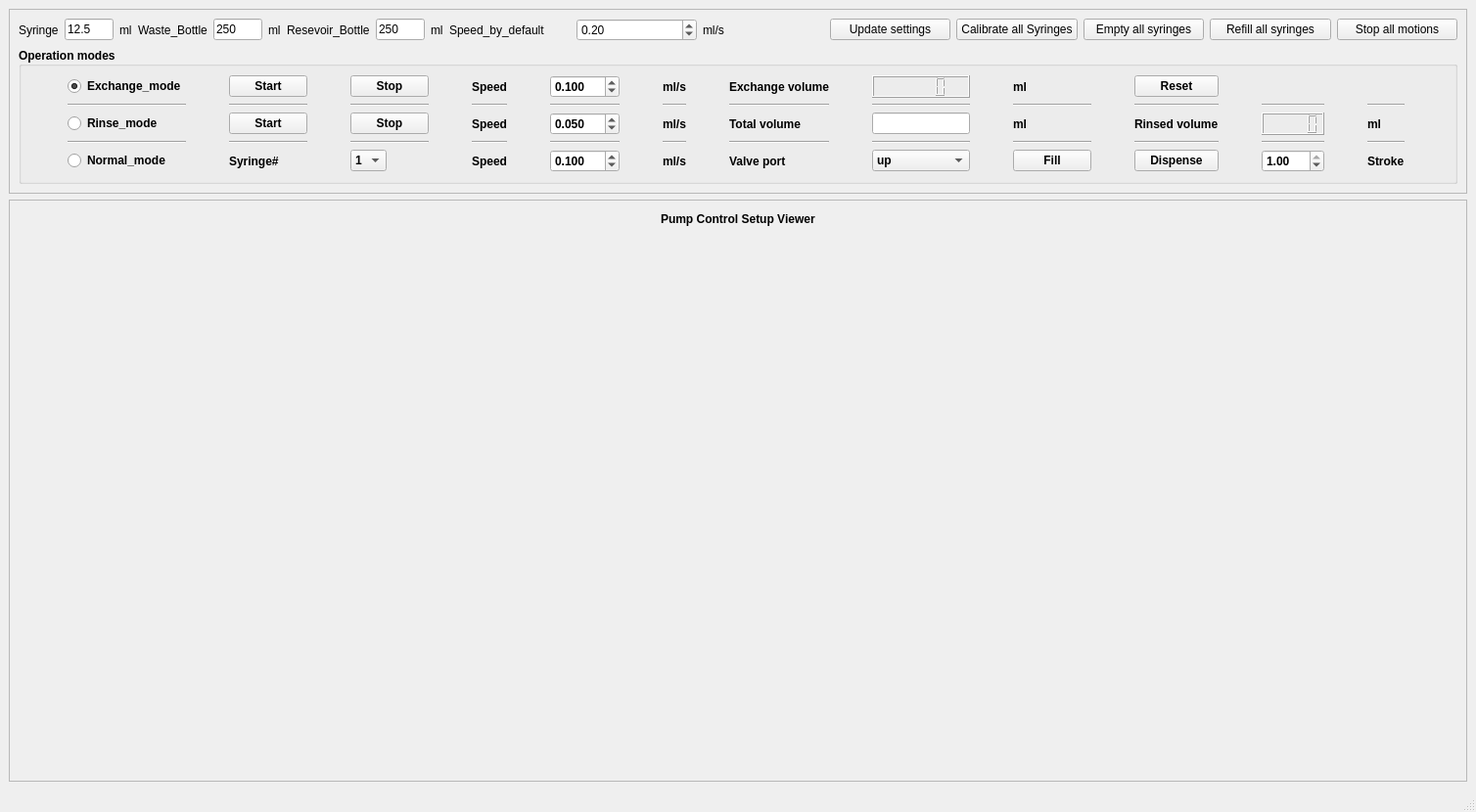
<?xml version="1.0" encoding="UTF-8"?>
<ui version="4.0">
 <class>MainWindow</class>
 <widget class="QMainWindow" name="MainWindow">
  <property name="geometry">
   <rect>
    <x>0</x>
    <y>0</y>
    <width>1508</width>
    <height>830</height>
   </rect>
  </property>
  <property name="windowTitle">
   <string>MainWindow</string>
  </property>
  <widget class="QWidget" name="centralwidget">
   <layout class="QVBoxLayout" name="verticalLayout_4">
    <item>
     <widget class="QFrame" name="frame_2">
      <property name="frameShape">
       <enum>QFrame::StyledPanel</enum>
      </property>
      <property name="frameShadow">
       <enum>QFrame::Raised</enum>
      </property>
      <layout class="QVBoxLayout" name="verticalLayout_3">
       <item>
        <layout class="QHBoxLayout" name="horizontalLayout">
         <item>
          <widget class="QLabel" name="label_3">
           <property name="sizePolicy">
            <sizepolicy hsizetype="Fixed" vsizetype="Preferred">
             <horstretch>0</horstretch>
             <verstretch>0</verstretch>
            </sizepolicy>
           </property>
           <property name="text">
            <string>Syringe</string>
           </property>
          </widget>
         </item>
         <item>
          <widget class="QLineEdit" name="lineEdit_syringe_size">
           <property name="sizePolicy">
            <sizepolicy hsizetype="Fixed" vsizetype="Fixed">
             <horstretch>0</horstretch>
             <verstretch>0</verstretch>
            </sizepolicy>
           </property>
           <property name="maximumSize">
            <size>
             <width>50</width>
             <height>16777215</height>
            </size>
           </property>
           <property name="text">
            <string>12.5</string>
           </property>
          </widget>
         </item>
         <item>
          <widget class="QLabel" name="label_4">
           <property name="sizePolicy">
            <sizepolicy hsizetype="Fixed" vsizetype="Preferred">
             <horstretch>0</horstretch>
             <verstretch>0</verstretch>
            </sizepolicy>
           </property>
           <property name="text">
            <string>ml</string>
           </property>
          </widget>
         </item>
         <item>
          <widget class="QLabel" name="label_5">
           <property name="sizePolicy">
            <sizepolicy hsizetype="Fixed" vsizetype="Preferred">
             <horstretch>0</horstretch>
             <verstretch>0</verstretch>
            </sizepolicy>
           </property>
           <property name="text">
            <string>Waste_Bottle</string>
           </property>
          </widget>
         </item>
         <item>
          <widget class="QLineEdit" name="lineEdit_waste_bottle_size">
           <property name="sizePolicy">
            <sizepolicy hsizetype="Fixed" vsizetype="Fixed">
             <horstretch>0</horstretch>
             <verstretch>0</verstretch>
            </sizepolicy>
           </property>
           <property name="maximumSize">
            <size>
             <width>50</width>
             <height>16777215</height>
            </size>
           </property>
           <property name="text">
            <string>250</string>
           </property>
          </widget>
         </item>
         <item>
          <widget class="QLabel" name="label_6">
           <property name="sizePolicy">
            <sizepolicy hsizetype="Fixed" vsizetype="Preferred">
             <horstretch>0</horstretch>
             <verstretch>0</verstretch>
            </sizepolicy>
           </property>
           <property name="text">
            <string>ml</string>
           </property>
          </widget>
         </item>
         <item>
          <widget class="QLabel" name="label_7">
           <property name="sizePolicy">
            <sizepolicy hsizetype="Fixed" vsizetype="Preferred">
             <horstretch>0</horstretch>
             <verstretch>0</verstretch>
            </sizepolicy>
           </property>
           <property name="text">
            <string>Resevoir_Bottle</string>
           </property>
          </widget>
         </item>
         <item>
          <widget class="QLineEdit" name="lineEdit_resevoir_bottle_size">
           <property name="sizePolicy">
            <sizepolicy hsizetype="Fixed" vsizetype="Fixed">
             <horstretch>0</horstretch>
             <verstretch>0</verstretch>
            </sizepolicy>
           </property>
           <property name="maximumSize">
            <size>
             <width>50</width>
             <height>16777215</height>
            </size>
           </property>
           <property name="text">
            <string>250</string>
           </property>
          </widget>
         </item>
         <item>
          <widget class="QLabel" name="label_8">
           <property name="sizePolicy">
            <sizepolicy hsizetype="Fixed" vsizetype="Preferred">
             <horstretch>0</horstretch>
             <verstretch>0</verstretch>
            </sizepolicy>
           </property>
           <property name="text">
            <string>ml</string>
           </property>
          </widget>
         </item>
         <item>
          <widget class="QLabel" name="label_23">
           <property name="text">
            <string>Speed_by_default</string>
           </property>
          </widget>
         </item>
         <item>
          <widget class="QDoubleSpinBox" name="doubleSpinBox_default_speed">
           <property name="maximum">
            <double>5.000000000000000</double>
           </property>
           <property name="singleStep">
            <double>0.200000000000000</double>
           </property>
           <property name="value">
            <double>0.200000000000000</double>
           </property>
          </widget>
         </item>
         <item>
          <widget class="QLabel" name="label_24">
           <property name="text">
            <string>ml/s</string>
           </property>
          </widget>
         </item>
         <item>
          <widget class="QPushButton" name="pushButton_update">
           <property name="sizePolicy">
            <sizepolicy hsizetype="Preferred" vsizetype="Fixed">
             <horstretch>0</horstretch>
             <verstretch>0</verstretch>
            </sizepolicy>
           </property>
           <property name="text">
            <string>Update settings</string>
           </property>
          </widget>
         </item>
         <item>
          <widget class="QPushButton" name="pushButton">
           <property name="sizePolicy">
            <sizepolicy hsizetype="Preferred" vsizetype="Fixed">
             <horstretch>0</horstretch>
             <verstretch>0</verstretch>
            </sizepolicy>
           </property>
           <property name="text">
            <string>Calibrate all Syringes</string>
           </property>
          </widget>
         </item>
         <item>
          <widget class="QPushButton" name="pushButton_empty_all">
           <property name="sizePolicy">
            <sizepolicy hsizetype="Preferred" vsizetype="Fixed">
             <horstretch>0</horstretch>
             <verstretch>0</verstretch>
            </sizepolicy>
           </property>
           <property name="text">
            <string>Empty all syringes</string>
           </property>
          </widget>
         </item>
         <item>
          <widget class="QPushButton" name="pushButton_refill_all">
           <property name="sizePolicy">
            <sizepolicy hsizetype="Preferred" vsizetype="Fixed">
             <horstretch>0</horstretch>
             <verstretch>0</verstretch>
            </sizepolicy>
           </property>
           <property name="text">
            <string>Refill all syringes</string>
           </property>
          </widget>
         </item>
         <item>
          <widget class="QPushButton" name="pushButton_stop_all">
           <property name="sizePolicy">
            <sizepolicy hsizetype="Preferred" vsizetype="Fixed">
             <horstretch>0</horstretch>
             <verstretch>0</verstretch>
            </sizepolicy>
           </property>
           <property name="text">
            <string>Stop all motions</string>
           </property>
          </widget>
         </item>
        </layout>
       </item>
       <item>
        <widget class="QGroupBox" name="groupBox">
         <property name="font">
          <font>
           <weight>75</weight>
           <bold>true</bold>
          </font>
         </property>
         <property name="title">
          <string>Operation modes</string>
         </property>
         <property name="alignment">
          <set>Qt::AlignLeading|Qt::AlignLeft|Qt::AlignVCenter</set>
         </property>
         <layout class="QVBoxLayout" name="verticalLayout_2">
          <item>
           <layout class="QGridLayout" name="gridLayout">
            <property name="sizeConstraint">
             <enum>QLayout::SetFixedSize</enum>
            </property>
            <property name="topMargin">
             <number>0</number>
            </property>
            <property name="horizontalSpacing">
             <number>-1</number>
            </property>
            <item row="2" column="6">
             <widget class="QLabel" name="label_13">
              <property name="text">
               <string>Total volume</string>
              </property>
             </widget>
            </item>
            <item row="2" column="0">
             <widget class="QRadioButton" name="radioButton_2">
              <property name="text">
               <string>Rinse_mode</string>
              </property>
             </widget>
            </item>
            <item row="2" column="5">
             <widget class="QLabel" name="label_12">
              <property name="text">
               <string>ml/s</string>
              </property>
             </widget>
            </item>
            <item row="4" column="8">
             <widget class="QPushButton" name="pushButton_fill">
              <property name="text">
               <string>Fill</string>
              </property>
             </widget>
            </item>
            <item row="4" column="1">
             <widget class="QLabel" name="label_17">
              <property name="sizePolicy">
               <sizepolicy hsizetype="Fixed" vsizetype="Preferred">
                <horstretch>0</horstretch>
                <verstretch>0</verstretch>
               </sizepolicy>
              </property>
              <property name="text">
               <string>Syringe#</string>
              </property>
             </widget>
            </item>
            <item row="2" column="11">
             <widget class="QLabel" name="label_16">
              <property name="sizePolicy">
               <sizepolicy hsizetype="Fixed" vsizetype="Preferred">
                <horstretch>0</horstretch>
                <verstretch>0</verstretch>
               </sizepolicy>
              </property>
              <property name="text">
               <string>ml</string>
              </property>
             </widget>
            </item>
            <item row="2" column="1">
             <widget class="QPushButton" name="pushButton_5">
              <property name="text">
               <string>Start</string>
              </property>
             </widget>
            </item>
            <item row="0" column="9">
             <widget class="QPushButton" name="pushButton_reset_exchange">
              <property name="text">
               <string>Reset</string>
              </property>
             </widget>
            </item>
            <item row="2" column="2">
             <widget class="QPushButton" name="pushButton_6">
              <property name="text">
               <string>Stop</string>
              </property>
             </widget>
            </item>
            <item row="4" column="2">
             <widget class="QComboBox" name="comboBox_syringe_number">
              <property name="sizePolicy">
               <sizepolicy hsizetype="Fixed" vsizetype="Fixed">
                <horstretch>0</horstretch>
                <verstretch>0</verstretch>
               </sizepolicy>
              </property>
              <item>
               <property name="text">
                <string>1</string>
               </property>
              </item>
              <item>
               <property name="text">
                <string>2</string>
               </property>
              </item>
              <item>
               <property name="text">
                <string>3</string>
               </property>
              </item>
              <item>
               <property name="text">
                <string>4</string>
               </property>
              </item>
             </widget>
            </item>
            <item row="4" column="6">
             <widget class="QLabel" name="label_18">
              <property name="text">
               <string>Valve port</string>
              </property>
             </widget>
            </item>
            <item row="2" column="7">
             <widget class="QLineEdit" name="lineEdit_4">
              <property name="sizePolicy">
               <sizepolicy hsizetype="Preferred" vsizetype="Fixed">
                <horstretch>0</horstretch>
                <verstretch>0</verstretch>
               </sizepolicy>
              </property>
              <property name="maximumSize">
               <size>
                <width>100</width>
                <height>16777215</height>
               </size>
              </property>
             </widget>
            </item>
            <item row="2" column="4">
             <widget class="QDoubleSpinBox" name="doubleSpinBox_2">
              <property name="decimals">
               <number>3</number>
              </property>
              <property name="value">
               <double>0.050000000000000</double>
              </property>
             </widget>
            </item>
            <item row="1" column="3">
             <widget class="Line" name="line_5">
              <property name="orientation">
               <enum>Qt::Horizontal</enum>
              </property>
             </widget>
            </item>
            <item row="1" column="5">
             <widget class="Line" name="line_7">
              <property name="orientation">
               <enum>Qt::Horizontal</enum>
              </property>
             </widget>
            </item>
            <item row="1" column="11">
             <widget class="Line" name="line_13">
              <property name="orientation">
               <enum>Qt::Horizontal</enum>
              </property>
             </widget>
            </item>
            <item row="4" column="7">
             <widget class="QComboBox" name="comboBox_valve_port">
              <item>
               <property name="text">
                <string>up</string>
               </property>
              </item>
              <item>
               <property name="text">
                <string>left</string>
               </property>
              </item>
              <item>
               <property name="text">
                <string>right</string>
               </property>
              </item>
             </widget>
            </item>
            <item row="4" column="5">
             <widget class="QLabel" name="label_20">
              <property name="text">
               <string>ml/s</string>
              </property>
             </widget>
            </item>
            <item row="0" column="0">
             <widget class="QRadioButton" name="radioButton_1">
              <property name="sizePolicy">
               <sizepolicy hsizetype="Fixed" vsizetype="Fixed">
                <horstretch>0</horstretch>
                <verstretch>0</verstretch>
               </sizepolicy>
              </property>
              <property name="text">
               <string>Exchange_mode</string>
              </property>
              <property name="checked">
               <bool>true</bool>
              </property>
             </widget>
            </item>
            <item row="0" column="4">
             <widget class="QDoubleSpinBox" name="doubleSpinBox">
              <property name="sizePolicy">
               <sizepolicy hsizetype="Fixed" vsizetype="Fixed">
                <horstretch>0</horstretch>
                <verstretch>0</verstretch>
               </sizepolicy>
              </property>
              <property name="decimals">
               <number>3</number>
              </property>
              <property name="maximum">
               <double>100.000000000000000</double>
              </property>
              <property name="singleStep">
               <double>0.050000000000000</double>
              </property>
              <property name="value">
               <double>0.100000000000000</double>
              </property>
             </widget>
            </item>
            <item row="0" column="8">
             <widget class="QLabel" name="label_10">
              <property name="sizePolicy">
               <sizepolicy hsizetype="Fixed" vsizetype="Preferred">
                <horstretch>0</horstretch>
                <verstretch>0</verstretch>
               </sizepolicy>
              </property>
              <property name="text">
               <string>ml</string>
              </property>
             </widget>
            </item>
            <item row="2" column="10">
             <widget class="QLCDNumber" name="lcdNumber_2">
              <property name="sizePolicy">
               <sizepolicy hsizetype="Fixed" vsizetype="Minimum">
                <horstretch>0</horstretch>
                <verstretch>0</verstretch>
               </sizepolicy>
              </property>
             </widget>
            </item>
            <item row="0" column="5">
             <widget class="QLabel" name="label_2">
              <property name="sizePolicy">
               <sizepolicy hsizetype="Fixed" vsizetype="Preferred">
                <horstretch>0</horstretch>
                <verstretch>0</verstretch>
               </sizepolicy>
              </property>
              <property name="text">
               <string>ml/s</string>
              </property>
             </widget>
            </item>
            <item row="0" column="2">
             <widget class="QPushButton" name="pushButton_stop">
              <property name="text">
               <string>Stop</string>
              </property>
             </widget>
            </item>
            <item row="0" column="7">
             <widget class="QLCDNumber" name="lcdNumber_exchange_volume">
              <property name="intValue" stdset="0">
               <number>0</number>
              </property>
             </widget>
            </item>
            <item row="0" column="1">
             <widget class="QPushButton" name="pushButton_start">
              <property name="text">
               <string>Start</string>
              </property>
             </widget>
            </item>
            <item row="0" column="6">
             <widget class="QLabel" name="label_9">
              <property name="sizePolicy">
               <sizepolicy hsizetype="Fixed" vsizetype="Preferred">
                <horstretch>0</horstretch>
                <verstretch>0</verstretch>
               </sizepolicy>
              </property>
              <property name="text">
               <string>Exchange volume</string>
              </property>
             </widget>
            </item>
            <item row="0" column="3">
             <widget class="QLabel" name="label">
              <property name="sizePolicy">
               <sizepolicy hsizetype="Fixed" vsizetype="Preferred">
                <horstretch>0</horstretch>
                <verstretch>0</verstretch>
               </sizepolicy>
              </property>
              <property name="text">
               <string>Speed</string>
              </property>
             </widget>
            </item>
            <item row="4" column="3">
             <widget class="QLabel" name="label_19">
              <property name="text">
               <string>Speed</string>
              </property>
             </widget>
            </item>
            <item row="1" column="0">
             <widget class="Line" name="line_2">
              <property name="orientation">
               <enum>Qt::Horizontal</enum>
              </property>
             </widget>
            </item>
            <item row="1" column="10">
             <widget class="Line" name="line_12">
              <property name="orientation">
               <enum>Qt::Horizontal</enum>
              </property>
             </widget>
            </item>
            <item row="1" column="7">
             <widget class="Line" name="line_9">
              <property name="orientation">
               <enum>Qt::Horizontal</enum>
              </property>
             </widget>
            </item>
            <item row="1" column="6">
             <widget class="Line" name="line_8">
              <property name="orientation">
               <enum>Qt::Horizontal</enum>
              </property>
             </widget>
            </item>
            <item row="1" column="4">
             <widget class="Line" name="line_6">
              <property name="orientation">
               <enum>Qt::Horizontal</enum>
              </property>
             </widget>
            </item>
            <item row="2" column="3">
             <widget class="QLabel" name="label_11">
              <property name="text">
               <string>Speed</string>
              </property>
             </widget>
            </item>
            <item row="4" column="4">
             <widget class="QDoubleSpinBox" name="doubleSpinBox_speed_normal_mode">
              <property name="decimals">
               <number>3</number>
              </property>
              <property name="value">
               <double>0.100000000000000</double>
              </property>
             </widget>
            </item>
            <item row="4" column="0">
             <widget class="QRadioButton" name="radioButton_3">
              <property name="text">
               <string>Normal_mode</string>
              </property>
             </widget>
            </item>
            <item row="2" column="9">
             <widget class="QLabel" name="label_15">
              <property name="sizePolicy">
               <sizepolicy hsizetype="Fixed" vsizetype="Preferred">
                <horstretch>0</horstretch>
                <verstretch>0</verstretch>
               </sizepolicy>
              </property>
              <property name="text">
               <string>Rinsed volume</string>
              </property>
             </widget>
            </item>
            <item row="2" column="8">
             <widget class="QLabel" name="label_14">
              <property name="sizePolicy">
               <sizepolicy hsizetype="Fixed" vsizetype="Preferred">
                <horstretch>0</horstretch>
                <verstretch>0</verstretch>
               </sizepolicy>
              </property>
              <property name="text">
               <string>ml</string>
              </property>
             </widget>
            </item>
            <item row="1" column="8">
             <widget class="Line" name="line_10">
              <property name="orientation">
               <enum>Qt::Horizontal</enum>
              </property>
             </widget>
            </item>
            <item row="1" column="1">
             <widget class="Line" name="line_3">
              <property name="orientation">
               <enum>Qt::Horizontal</enum>
              </property>
             </widget>
            </item>
            <item row="1" column="9">
             <widget class="Line" name="line_11">
              <property name="orientation">
               <enum>Qt::Horizontal</enum>
              </property>
             </widget>
            </item>
            <item row="1" column="2">
             <widget class="Line" name="line_4">
              <property name="orientation">
               <enum>Qt::Horizontal</enum>
              </property>
             </widget>
            </item>
            <item row="3" column="0">
             <widget class="Line" name="line_14">
              <property name="orientation">
               <enum>Qt::Horizontal</enum>
              </property>
             </widget>
            </item>
            <item row="3" column="1">
             <widget class="Line" name="line_15">
              <property name="orientation">
               <enum>Qt::Horizontal</enum>
              </property>
             </widget>
            </item>
            <item row="3" column="2">
             <widget class="Line" name="line_16">
              <property name="orientation">
               <enum>Qt::Horizontal</enum>
              </property>
             </widget>
            </item>
            <item row="3" column="3">
             <widget class="Line" name="line_17">
              <property name="orientation">
               <enum>Qt::Horizontal</enum>
              </property>
             </widget>
            </item>
            <item row="3" column="4">
             <widget class="Line" name="line_18">
              <property name="orientation">
               <enum>Qt::Horizontal</enum>
              </property>
             </widget>
            </item>
            <item row="3" column="5">
             <widget class="Line" name="line_19">
              <property name="orientation">
               <enum>Qt::Horizontal</enum>
              </property>
             </widget>
            </item>
            <item row="3" column="6">
             <widget class="Line" name="line_20">
              <property name="orientation">
               <enum>Qt::Horizontal</enum>
              </property>
             </widget>
            </item>
            <item row="3" column="7">
             <widget class="Line" name="line_21">
              <property name="orientation">
               <enum>Qt::Horizontal</enum>
              </property>
             </widget>
            </item>
            <item row="3" column="8">
             <widget class="Line" name="line_22">
              <property name="orientation">
               <enum>Qt::Horizontal</enum>
              </property>
             </widget>
            </item>
            <item row="3" column="9">
             <widget class="Line" name="line_23">
              <property name="orientation">
               <enum>Qt::Horizontal</enum>
              </property>
             </widget>
            </item>
            <item row="3" column="10">
             <widget class="Line" name="line_24">
              <property name="orientation">
               <enum>Qt::Horizontal</enum>
              </property>
             </widget>
            </item>
            <item row="3" column="11">
             <widget class="Line" name="line_25">
              <property name="orientation">
               <enum>Qt::Horizontal</enum>
              </property>
             </widget>
            </item>
            <item row="4" column="9">
             <widget class="QPushButton" name="pushButton_dispense">
              <property name="text">
               <string>Dispense</string>
              </property>
             </widget>
            </item>
            <item row="4" column="11">
             <widget class="QLabel" name="label_22">
              <property name="text">
               <string>Stroke</string>
              </property>
             </widget>
            </item>
            <item row="4" column="10">
             <widget class="QDoubleSpinBox" name="doubleSpinBox_stroke_factor">
              <property name="maximum">
               <double>1.000000000000000</double>
              </property>
              <property name="singleStep">
               <double>0.100000000000000</double>
              </property>
              <property name="value">
               <double>1.000000000000000</double>
              </property>
             </widget>
            </item>
           </layout>
          </item>
         </layout>
        </widget>
       </item>
      </layout>
     </widget>
    </item>
    <item>
     <widget class="QFrame" name="frame">
      <property name="frameShape">
       <enum>QFrame::StyledPanel</enum>
      </property>
      <property name="frameShadow">
       <enum>QFrame::Raised</enum>
      </property>
      <layout class="QVBoxLayout" name="verticalLayout">
       <item>
        <layout class="QHBoxLayout" name="horizontalLayout_2">
         <item>
          <spacer name="horizontalSpacer">
           <property name="orientation">
            <enum>Qt::Horizontal</enum>
           </property>
           <property name="sizeHint" stdset="0">
            <size>
             <width>40</width>
             <height>20</height>
            </size>
           </property>
          </spacer>
         </item>
         <item>
          <widget class="QLabel" name="label_21">
           <property name="font">
            <font>
             <weight>75</weight>
             <bold>true</bold>
            </font>
           </property>
           <property name="text">
            <string>Pump Control Setup Viewer</string>
           </property>
          </widget>
         </item>
         <item>
          <spacer name="horizontalSpacer_2">
           <property name="orientation">
            <enum>Qt::Horizontal</enum>
           </property>
           <property name="sizeHint" stdset="0">
            <size>
             <width>40</width>
             <height>20</height>
            </size>
           </property>
          </spacer>
         </item>
        </layout>
       </item>
       <item>
        <widget class="syringe_widget" name="widget" native="true">
         <property name="sizePolicy">
          <sizepolicy hsizetype="Preferred" vsizetype="Expanding">
           <horstretch>0</horstretch>
           <verstretch>0</verstretch>
          </sizepolicy>
         </property>
        </widget>
       </item>
      </layout>
     </widget>
    </item>
   </layout>
  </widget>
  <widget class="QMenuBar" name="menubar">
   <property name="geometry">
    <rect>
     <x>0</x>
     <y>0</y>
     <width>1508</width>
     <height>22</height>
    </rect>
   </property>
  </widget>
  <widget class="QStatusBar" name="statusbar"/>
 </widget>
 <customwidgets>
  <customwidget>
   <class>syringe_widget</class>
   <extends>QWidget</extends>
   <header>syringe_widget</header>
   <container>1</container>
  </customwidget>
 </customwidgets>
 <resources/>
 <connections/>
</ui>
